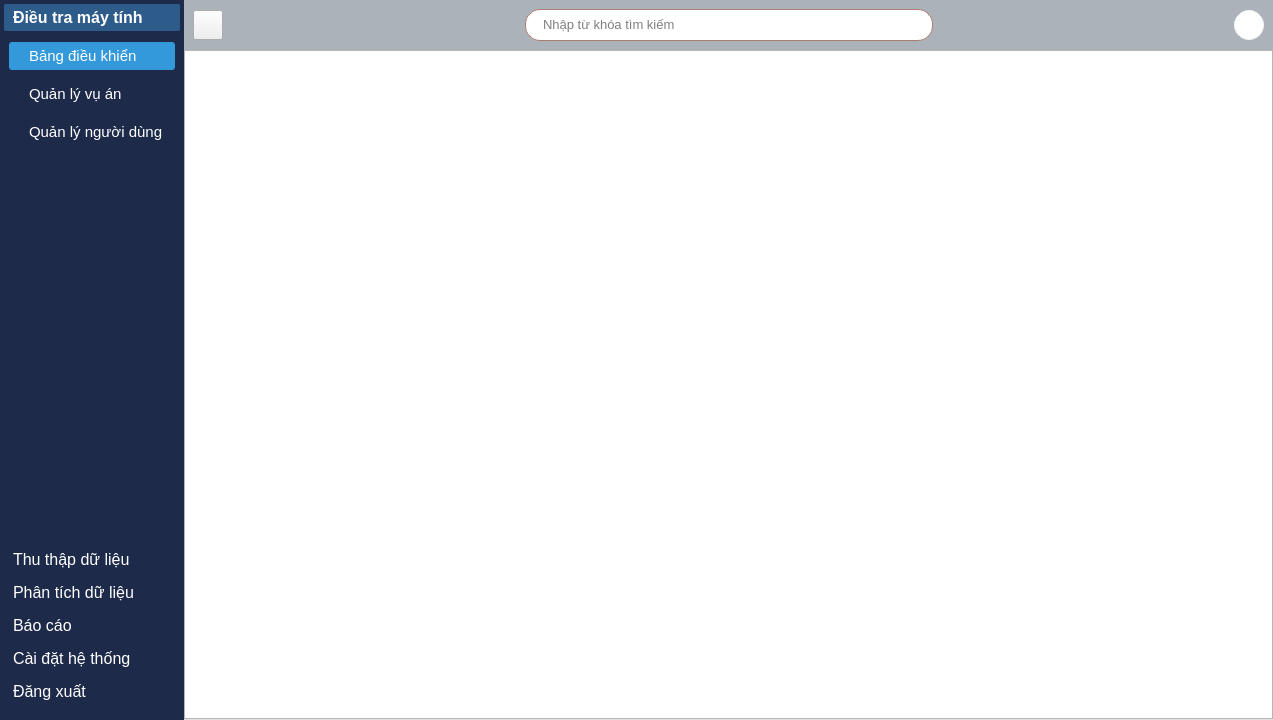
<?xml version="1.0" encoding="UTF-8"?>
<ui version="4.0">
 <class>MainWindow</class>
 <widget class="QMainWindow" name="MainWindow">
  <property name="geometry">
   <rect>
    <x>0</x>
    <y>0</y>
    <width>1273</width>
    <height>720</height>
   </rect>
  </property>
  <property name="windowTitle">
   <string>MainWindow</string>
  </property>
  <widget class="QWidget" name="centralwidget">
   <layout class="QGridLayout" name="gridLayout_4">
    <property name="leftMargin">
     <number>0</number>
    </property>
    <property name="topMargin">
     <number>0</number>
    </property>
    <property name="rightMargin">
     <number>0</number>
    </property>
    <property name="bottomMargin">
     <number>0</number>
    </property>
    <property name="spacing">
     <number>0</number>
    </property>
    <item row="0" column="0">
     <widget class="QSplitter" name="splitter">
      <property name="orientation">
       <enum>Qt::Horizontal</enum>
      </property>
      <property name="handleWidth">
       <number>0</number>
      </property>
      <widget class="QWidget" name="menu_widget" native="true">
       <property name="styleSheet">
        <string notr="true">background-color: #1e2a4a;
color: #fff;
border: none;
</string>
       </property>
       <layout class="QGridLayout" name="gridLayout">
        <property name="leftMargin">
         <number>4</number>
        </property>
        <property name="topMargin">
         <number>4</number>
        </property>
        <property name="rightMargin">
         <number>4</number>
        </property>
        <property name="bottomMargin">
         <number>15</number>
        </property>
        <property name="spacing">
         <number>0</number>
        </property>
        <item row="0" column="1">
         <widget class="QToolBox" name="toolBox">
          <property name="sizePolicy">
           <sizepolicy hsizetype="Preferred" vsizetype="Preferred">
            <horstretch>0</horstretch>
            <verstretch>0</verstretch>
           </sizepolicy>
          </property>
          <property name="font">
           <font>
            <pointsize>12</pointsize>
           </font>
          </property>
          <property name="styleSheet">
           <string notr="true">#toolBox {
    color: #fff;
}

#toolBox::tab {
    padding-left: 5px;
    text-align: left;
    border-radius: 2px;
}

#toolBox::tab:selected {
    background-color: #2d5c8b;
    font-weight: bold;
}

#toolBox QPushButton {
    padding: 5px 0px 5px 20px;
    text-align: left;
    border-radius: 3px;
}

#toolBox QPushButton:hover {
    background-color: #85C1E9;
}

#toolBox QPushButton:checked {
    background-color: #3399DB;
}
</string>
          </property>
          <property name="currentIndex">
           <number>0</number>
          </property>
          <widget class="QWidget" name="page_3">
           <property name="geometry">
            <rect>
             <x>0</x>
             <y>0</y>
             <width>194</width>
             <height>467</height>
            </rect>
           </property>
           <attribute name="icon">
            <iconset resource="../static/resource.qrc">
             <normaloff>:/icons/icons/antivirus_2894894.png</normaloff>:/icons/icons/antivirus_2894894.png</iconset>
           </attribute>
           <attribute name="label">
            <string>Điều tra máy tính</string>
           </attribute>
           <layout class="QVBoxLayout" name="verticalLayout">
            <property name="spacing">
             <number>10</number>
            </property>
            <property name="leftMargin">
             <number>5</number>
            </property>
            <property name="topMargin">
             <number>5</number>
            </property>
            <property name="rightMargin">
             <number>5</number>
            </property>
            <property name="bottomMargin">
             <number>5</number>
            </property>
            <item>
             <widget class="QPushButton" name="pushButton">
              <property name="font">
               <font>
                <pointsize>11</pointsize>
               </font>
              </property>
              <property name="focusPolicy">
               <enum>Qt::NoFocus</enum>
              </property>
              <property name="text">
               <string>Bảng điều khiển</string>
              </property>
              <property name="checkable">
               <bool>true</bool>
              </property>
              <property name="checked">
               <bool>true</bool>
              </property>
             </widget>
            </item>
            <item>
             <widget class="QPushButton" name="pushButton_2">
              <property name="font">
               <font>
                <pointsize>11</pointsize>
               </font>
              </property>
              <property name="focusPolicy">
               <enum>Qt::NoFocus</enum>
              </property>
              <property name="text">
               <string>Quản lý vụ án</string>
              </property>
              <property name="checkable">
               <bool>true</bool>
              </property>
             </widget>
            </item>
            <item>
             <widget class="QPushButton" name="pushButton_3">
              <property name="font">
               <font>
                <pointsize>11</pointsize>
               </font>
              </property>
              <property name="focusPolicy">
               <enum>Qt::NoFocus</enum>
              </property>
              <property name="text">
               <string>Quản lý người dùng</string>
              </property>
              <property name="checkable">
               <bool>true</bool>
              </property>
             </widget>
            </item>
            <item>
             <spacer name="verticalSpacer">
              <property name="orientation">
               <enum>Qt::Vertical</enum>
              </property>
              <property name="sizeHint" stdset="0">
               <size>
                <width>20</width>
                <height>370</height>
               </size>
              </property>
             </spacer>
            </item>
           </layout>
          </widget>
          <widget class="QWidget" name="page_4">
           <property name="geometry">
            <rect>
             <x>0</x>
             <y>0</y>
             <width>194</width>
             <height>467</height>
            </rect>
           </property>
           <attribute name="icon">
            <iconset resource="../static/resource.qrc">
             <normaloff>:/icons/icons/icons8-collect-50.png</normaloff>:/icons/icons/icons8-collect-50.png</iconset>
           </attribute>
           <attribute name="label">
            <string>Thu thập dữ liệu</string>
           </attribute>
           <layout class="QVBoxLayout" name="verticalLayout_2">
            <property name="spacing">
             <number>10</number>
            </property>
            <property name="leftMargin">
             <number>5</number>
            </property>
            <property name="topMargin">
             <number>5</number>
            </property>
            <property name="rightMargin">
             <number>5</number>
            </property>
            <property name="bottomMargin">
             <number>5</number>
            </property>
            <item>
             <widget class="QPushButton" name="pushButton_4">
              <property name="font">
               <font>
                <pointsize>11</pointsize>
               </font>
              </property>
              <property name="focusPolicy">
               <enum>Qt::NoFocus</enum>
              </property>
              <property name="text">
               <string>Dữ liệu khả biến</string>
              </property>
              <property name="checkable">
               <bool>true</bool>
              </property>
             </widget>
            </item>
            <item>
             <widget class="QPushButton" name="pushButton_5">
              <property name="font">
               <font>
                <pointsize>11</pointsize>
               </font>
              </property>
              <property name="focusPolicy">
               <enum>Qt::NoFocus</enum>
              </property>
              <property name="text">
               <string>Dữ liệu bất biển</string>
              </property>
              <property name="checkable">
               <bool>true</bool>
              </property>
             </widget>
            </item>
            <item>
             <spacer name="verticalSpacer_2">
              <property name="orientation">
               <enum>Qt::Vertical</enum>
              </property>
              <property name="sizeHint" stdset="0">
               <size>
                <width>20</width>
                <height>406</height>
               </size>
              </property>
             </spacer>
            </item>
           </layout>
          </widget>
          <widget class="QWidget" name="page_5">
           <property name="geometry">
            <rect>
             <x>0</x>
             <y>0</y>
             <width>231</width>
             <height>446</height>
            </rect>
           </property>
           <attribute name="icon">
            <iconset resource="../static/resource.qrc">
             <normaloff>:/icons/icons/icons8-combo-chart-50.png</normaloff>:/icons/icons/icons8-combo-chart-50.png</iconset>
           </attribute>
           <attribute name="label">
            <string>Phân tích dữ liệu</string>
           </attribute>
           <layout class="QVBoxLayout" name="verticalLayout_3">
            <property name="spacing">
             <number>10</number>
            </property>
            <property name="leftMargin">
             <number>5</number>
            </property>
            <property name="topMargin">
             <number>5</number>
            </property>
            <property name="rightMargin">
             <number>5</number>
            </property>
            <property name="bottomMargin">
             <number>5</number>
            </property>
            <item>
             <widget class="QPushButton" name="pushButton_6">
              <property name="font">
               <font>
                <pointsize>11</pointsize>
               </font>
              </property>
              <property name="focusPolicy">
               <enum>Qt::NoFocus</enum>
              </property>
              <property name="text">
               <string>Phân tích bộ nhớ</string>
              </property>
              <property name="checkable">
               <bool>true</bool>
              </property>
             </widget>
            </item>
            <item>
             <widget class="QPushButton" name="pushButton_7">
              <property name="font">
               <font>
                <pointsize>11</pointsize>
               </font>
              </property>
              <property name="focusPolicy">
               <enum>Qt::NoFocus</enum>
              </property>
              <property name="text">
               <string>Phân tích sổ đăng ký</string>
              </property>
              <property name="checkable">
               <bool>true</bool>
              </property>
             </widget>
            </item>
            <item>
             <widget class="QPushButton" name="pushButton_8">
              <property name="font">
               <font>
                <pointsize>11</pointsize>
               </font>
              </property>
              <property name="focusPolicy">
               <enum>Qt::NoFocus</enum>
              </property>
              <property name="text">
               <string>Phân tích trình duyệt</string>
              </property>
              <property name="checkable">
               <bool>true</bool>
              </property>
             </widget>
            </item>
            <item>
             <widget class="QPushButton" name="pushButton_9">
              <property name="font">
               <font>
                <pointsize>11</pointsize>
               </font>
              </property>
              <property name="focusPolicy">
               <enum>Qt::NoFocus</enum>
              </property>
              <property name="text">
               <string>Phân tích hệ thống tệp</string>
              </property>
              <property name="checkable">
               <bool>false</bool>
              </property>
             </widget>
            </item>
            <item>
             <widget class="QPushButton" name="pushButton_10">
              <property name="font">
               <font>
                <pointsize>11</pointsize>
               </font>
              </property>
              <property name="focusPolicy">
               <enum>Qt::NoFocus</enum>
              </property>
              <property name="text">
               <string>Phân tích siêu dữ liệu tệp</string>
              </property>
              <property name="checkable">
               <bool>true</bool>
              </property>
             </widget>
            </item>
            <item>
             <widget class="QPushButton" name="pushButton_11">
              <property name="font">
               <font>
                <pointsize>11</pointsize>
               </font>
              </property>
              <property name="focusPolicy">
               <enum>Qt::NoFocus</enum>
              </property>
              <property name="text">
               <string>Phân tích nhật ký sự kiện</string>
              </property>
              <property name="checkable">
               <bool>true</bool>
              </property>
             </widget>
            </item>
            <item>
             <spacer name="verticalSpacer_3">
              <property name="orientation">
               <enum>Qt::Vertical</enum>
              </property>
              <property name="sizeHint" stdset="0">
               <size>
                <width>20</width>
                <height>262</height>
               </size>
              </property>
             </spacer>
            </item>
           </layout>
          </widget>
          <widget class="QWidget" name="page_6">
           <property name="geometry">
            <rect>
             <x>0</x>
             <y>0</y>
             <width>194</width>
             <height>467</height>
            </rect>
           </property>
           <attribute name="icon">
            <iconset resource="../static/resource.qrc">
             <normaloff>:/icons/icons/icons8-report-50 (1).png</normaloff>:/icons/icons/icons8-report-50 (1).png</iconset>
           </attribute>
           <attribute name="label">
            <string>Báo cáo</string>
           </attribute>
           <layout class="QVBoxLayout" name="verticalLayout_4">
            <property name="spacing">
             <number>10</number>
            </property>
            <property name="leftMargin">
             <number>5</number>
            </property>
            <property name="topMargin">
             <number>5</number>
            </property>
            <property name="rightMargin">
             <number>5</number>
            </property>
            <property name="bottomMargin">
             <number>5</number>
            </property>
            <item>
             <widget class="QPushButton" name="pushButton_14">
              <property name="font">
               <font>
                <pointsize>11</pointsize>
               </font>
              </property>
              <property name="text">
               <string>Tạo báo cáo</string>
              </property>
             </widget>
            </item>
            <item>
             <spacer name="verticalSpacer_4">
              <property name="orientation">
               <enum>Qt::Vertical</enum>
              </property>
              <property name="sizeHint" stdset="0">
               <size>
                <width>20</width>
                <height>478</height>
               </size>
              </property>
             </spacer>
            </item>
           </layout>
          </widget>
          <widget class="QWidget" name="page_7">
           <property name="geometry">
            <rect>
             <x>0</x>
             <y>0</y>
             <width>194</width>
             <height>467</height>
            </rect>
           </property>
           <attribute name="icon">
            <iconset resource="../static/resource.qrc">
             <normaloff>:/icons/icons/icons8-system-setting-53 (1).png</normaloff>:/icons/icons/icons8-system-setting-53 (1).png</iconset>
           </attribute>
           <attribute name="label">
            <string>Cài đặt hệ thống</string>
           </attribute>
           <layout class="QVBoxLayout" name="verticalLayout_5">
            <property name="spacing">
             <number>10</number>
            </property>
            <property name="leftMargin">
             <number>5</number>
            </property>
            <property name="topMargin">
             <number>5</number>
            </property>
            <property name="rightMargin">
             <number>5</number>
            </property>
            <property name="bottomMargin">
             <number>5</number>
            </property>
            <item>
             <spacer name="verticalSpacer_5">
              <property name="orientation">
               <enum>Qt::Vertical</enum>
              </property>
              <property name="sizeHint" stdset="0">
               <size>
                <width>20</width>
                <height>478</height>
               </size>
              </property>
             </spacer>
            </item>
           </layout>
          </widget>
          <widget class="QWidget" name="page_8">
           <property name="geometry">
            <rect>
             <x>0</x>
             <y>0</y>
             <width>194</width>
             <height>467</height>
            </rect>
           </property>
           <attribute name="icon">
            <iconset resource="../static/resource.qrc">
             <normaloff>:/icons/icons/icons8-logout-50.png</normaloff>:/icons/icons/icons8-logout-50.png</iconset>
           </attribute>
           <attribute name="label">
            <string>Đăng xuất</string>
           </attribute>
           <layout class="QGridLayout" name="gridLayout_3">
            <property name="leftMargin">
             <number>5</number>
            </property>
            <property name="topMargin">
             <number>5</number>
            </property>
            <property name="rightMargin">
             <number>5</number>
            </property>
            <property name="bottomMargin">
             <number>5</number>
            </property>
            <property name="horizontalSpacing">
             <number>10</number>
            </property>
            <property name="verticalSpacing">
             <number>7</number>
            </property>
            <item row="0" column="0">
             <spacer name="verticalSpacer_6">
              <property name="orientation">
               <enum>Qt::Vertical</enum>
              </property>
              <property name="sizeHint" stdset="0">
               <size>
                <width>20</width>
                <height>478</height>
               </size>
              </property>
             </spacer>
            </item>
           </layout>
          </widget>
         </widget>
        </item>
       </layout>
      </widget>
      <widget class="QWidget" name="main_widget" native="true">
       <property name="minimumSize">
        <size>
         <width>0</width>
         <height>0</height>
        </size>
       </property>
       <property name="font">
        <font>
         <pointsize>10</pointsize>
        </font>
       </property>
       <layout class="QGridLayout" name="gridLayout_2">
        <property name="leftMargin">
         <number>0</number>
        </property>
        <property name="topMargin">
         <number>0</number>
        </property>
        <property name="rightMargin">
         <number>0</number>
        </property>
        <property name="bottomMargin">
         <number>0</number>
        </property>
        <property name="spacing">
         <number>0</number>
        </property>
        <item row="0" column="0">
         <widget class="QWidget" name="search_widget" native="true">
          <property name="styleSheet">
           <string notr="true">#search_widget {
    background-color: #ABB2B9;
}
</string>
          </property>
          <layout class="QHBoxLayout" name="horizontalLayout_2">
           <item>
            <widget class="QPushButton" name="pushButton_12">
             <property name="minimumSize">
              <size>
               <width>30</width>
               <height>30</height>
              </size>
             </property>
             <property name="maximumSize">
              <size>
               <width>30</width>
               <height>30</height>
              </size>
             </property>
             <property name="text">
              <string/>
             </property>
             <property name="icon">
              <iconset resource="../static/resource.qrc">
               <normaloff>:/icons/icons/arrow-96-48.ico</normaloff>
               <normalon>:/icons/icons/arrow-31-48.ico</normalon>:/icons/icons/arrow-96-48.ico</iconset>
             </property>
             <property name="checkable">
              <bool>true</bool>
             </property>
            </widget>
           </item>
           <item>
            <spacer name="horizontalSpacer">
             <property name="orientation">
              <enum>Qt::Horizontal</enum>
             </property>
             <property name="sizeHint" stdset="0">
              <size>
               <width>260</width>
               <height>20</height>
              </size>
             </property>
            </spacer>
           </item>
           <item>
            <widget class="QFrame" name="search_frame">
             <property name="styleSheet">
              <string notr="true">#search_frame {
    border: 1px solid #aa7e6f;
    border-radius: 15px;
    background-color: #fff;
}

#search_frame QPushButton {
    padding: 5px 5px;
    border-radius: 15px;
}

#search_frame QPushButton:pressed {
    padding-left: 10px;
}
#search_frame QLineEdit {
    border: none;
}

</string>
             </property>
             <property name="frameShape">
              <enum>QFrame::StyledPanel</enum>
             </property>
             <property name="frameShadow">
              <enum>QFrame::Raised</enum>
             </property>
             <layout class="QHBoxLayout" name="horizontalLayout">
              <property name="spacing">
               <number>6</number>
              </property>
              <property name="leftMargin">
               <number>15</number>
              </property>
              <property name="topMargin">
               <number>0</number>
              </property>
              <property name="rightMargin">
               <number>5</number>
              </property>
              <property name="bottomMargin">
               <number>0</number>
              </property>
              <item>
               <widget class="QLineEdit" name="lineEdit">
                <property name="minimumSize">
                 <size>
                  <width>350</width>
                  <height>0</height>
                 </size>
                </property>
                <property name="font">
                 <font>
                  <family>Segoe UI</family>
                  <pointsize>10</pointsize>
                 </font>
                </property>
                <property name="placeholderText">
                 <string>Nhập từ khóa tìm kiếm</string>
                </property>
                <property name="clearButtonEnabled">
                 <bool>true</bool>
                </property>
               </widget>
              </item>
              <item>
               <widget class="QPushButton" name="pushButton_13">
                <property name="minimumSize">
                 <size>
                  <width>30</width>
                  <height>30</height>
                 </size>
                </property>
                <property name="maximumSize">
                 <size>
                  <width>30</width>
                  <height>30</height>
                 </size>
                </property>
                <property name="text">
                 <string/>
                </property>
                <property name="icon">
                 <iconset resource="../static/resource.qrc">
                  <normaloff>:/icons/icons/search-3-48.ico</normaloff>:/icons/icons/search-3-48.ico</iconset>
                </property>
               </widget>
              </item>
             </layout>
            </widget>
           </item>
           <item>
            <spacer name="horizontalSpacer_2">
             <property name="orientation">
              <enum>Qt::Horizontal</enum>
             </property>
             <property name="sizeHint" stdset="0">
              <size>
               <width>259</width>
               <height>20</height>
              </size>
             </property>
            </spacer>
           </item>
           <item>
            <widget class="QLabel" name="user_label">
             <property name="minimumSize">
              <size>
               <width>30</width>
               <height>30</height>
              </size>
             </property>
             <property name="maximumSize">
              <size>
               <width>30</width>
               <height>30</height>
              </size>
             </property>
             <property name="styleSheet">
              <string notr="true">#user_label {
    background-color: #fff;
    border: 1px solid #F2F4F4;
    padding: 5px 5px;
    border-radius: 15%;
}
</string>
             </property>
             <property name="text">
              <string/>
             </property>
             <property name="pixmap">
              <pixmap resource="../static/resource.qrc">:/icons/icons/user-48.ico</pixmap>
             </property>
             <property name="scaledContents">
              <bool>true</bool>
             </property>
            </widget>
           </item>
          </layout>
         </widget>
        </item>
        <item row="1" column="0">
         <widget class="QTabWidget" name="tabWidget">
          <property name="styleSheet">
           <string notr="true">#tabWidget {
    background-color: #fff;
}

QTabBar::close-button {
    margin-left: 3px;
	image: url(:/icons/icons/x-mark-4-32.ico);
}

QTabBar::close-button:hover {
	image: url(:/icons/icons/x-mark-4-48.ico)
}

QTabBar::tab {
                background-color: #f5f5f5;
                color: #333333;
                border: 1px solid #c0c0c0;
                border-bottom: none;
                margin-right: 2px;
                border-top-left-radius: 6px;
                border-top-right-radius: 6px;
}
     
QTabBar::tab:selected {
                background-color: #2E86AB;
                color: #ffffff;
                border: 2px solid #2E86AB;
                border-bottom: none;
            }
            
QTabBar::tab:hover:!selected {
                background-color: #e8f4f8;
                color: #2E86AB;
                border: 1px solid #85C1E9;
}</string>
          </property>
          <property name="currentIndex">
           <number>-1</number>
          </property>
          <property name="tabsClosable">
           <bool>true</bool>
          </property>
         </widget>
        </item>
       </layout>
      </widget>
     </widget>
    </item>
   </layout>
  </widget>
 </widget>
 <resources>
  <include location="../static/resource.qrc"/>
 </resources>
 <connections>
  <connection>
   <sender>pushButton_12</sender>
   <signal>toggled(bool)</signal>
   <receiver>menu_widget</receiver>
   <slot>setHidden(bool)</slot>
   <hints>
    <hint type="sourcelabel">
     <x>220</x>
     <y>17</y>
    </hint>
    <hint type="destinationlabel">
     <x>165</x>
     <y>2</y>
    </hint>
   </hints>
  </connection>
 </connections>
</ui>
